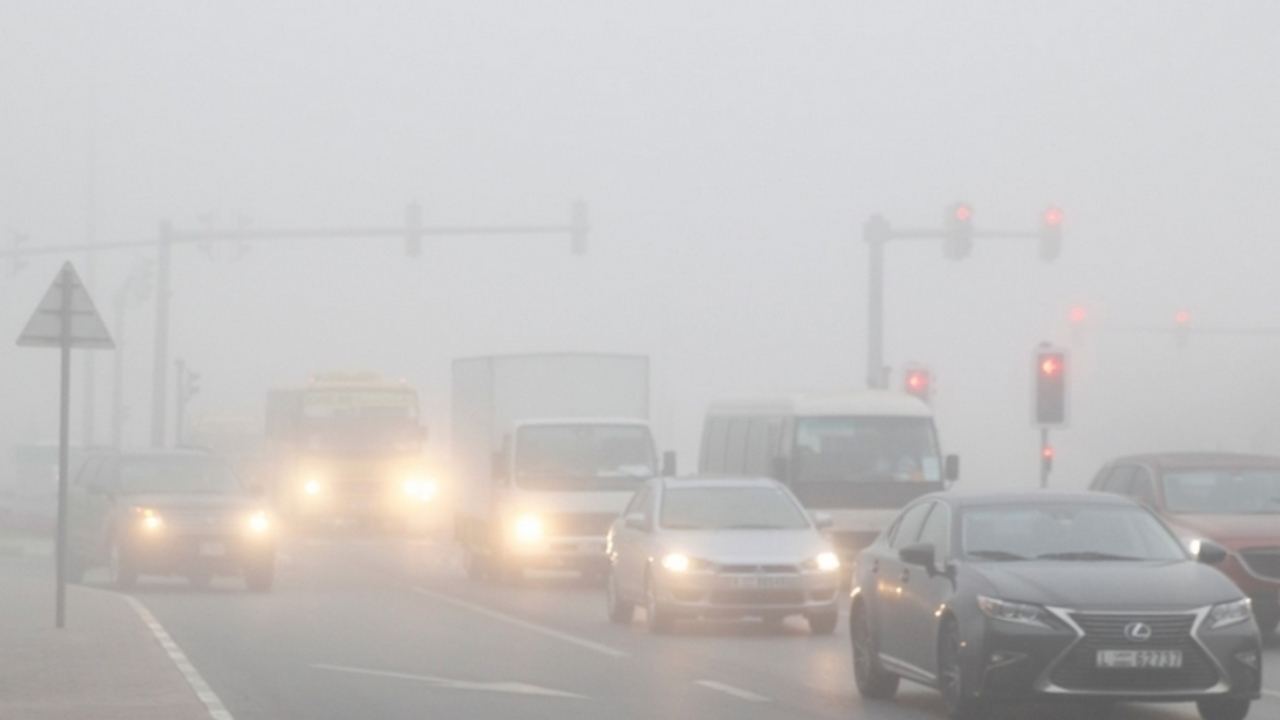
#> input picture frontend/image_display/fog1.jpg, 1280 x 720 px
$ python -i postprocessing.py   (imports and definitions only)
#> lines starting #> are read from the running program, lines starting #| are printed output that depends on the picture
### backend/app/settings.py
"""Filesystem and deployment configuration, independent of the working directory."""
import os
from pathlib import Path
from dotenv import load_dotenv

ROOT = Path(__file__).resolve().parents[2]
load_dotenv(ROOT / '.env', override=False)

def path_env(name, default):
    path = Path(os.getenv(name, str(default))).expanduser()
    return (path if path.is_absolute() else ROOT / path).resolve()

MODEL_DIR = path_env('ROADCLEAR_MODEL_DIR', ROOT / 'models')
DATA_DIR = path_env('ROADCLEAR_DATA_DIR', ROOT / 'runtime')
CONFIG_PATH = path_env('ROADCLEAR_CONFIG_PATH', DATA_DIR / 'config/parameters.json')
DEVICE = os.getenv('ROADCLEAR_DEVICE', 'cpu')
MAX_UPLOAD_BYTES = int(os.getenv('ROADCLEAR_MAX_UPLOAD_MB', '100')) * 1024 * 1024
CORS_ORIGINS = os.getenv('ROADCLEAR_CORS_ORIGINS', 'http://localhost:5173,http://127.0.0.1:5173').split(',')
DEMO_DIR = path_env('ROADCLEAR_DEMO_DIR', ROOT / 'frontend/image_display')
#> further down, picture is the input picture: shape (720, 1280, 3); mean B, G, R 194.1, 194.6, 196.7
SHOWCASE_DIR = path_env('ROADCLEAR_SHOWCASE_DIR', ROOT / 'frontend/vue/public/algorithm-showcase')
DISABLED_MODELS = {value.strip().lower() for value in os.getenv('ROADCLEAR_DISABLED_MODELS', '').split(',') if value.strip()}
MODEL_FILES = {
    'aodnet': 'aodnet.onnx', 'prenet': 'prenet.onnx',
    'transweather': 'transweather_desnow.onnx',
    'weather': 'weather_classifier.pth', 'vehicle': 'vehicle.pt', 'plate': 'plate.pt',
}

def model_path(name):
    return MODEL_DIR / MODEL_FILES[name]

# [9 lines left out: function device, not called in this run]

os.environ.setdefault('YOLO_CONFIG_DIR', str(DATA_DIR / 'ultralytics'))
os.environ.setdefault('MPLCONFIGDIR', str(DATA_DIR / 'matplotlib'))

os.environ.setdefault("MPLBACKEND", "Agg")

### backend/app/postprocessing.py
import cv2
import numpy as np

from .config_manager import ParameterManager

# 延迟初始化参数管理器
_parameter_manager = None

# [6 lines that did not run here, left out]


def apply_clahe(frame: np.ndarray, clip_limit: float = 2.0, tile_grid_size=(8, 8)) -> np.ndarray:
    """使用 CLAHE 提升图像局部对比度。"""
#> called with clip_limit = 2, tile_grid_size = (8, 8)
    lab = cv2.cvtColor(frame, cv2.COLOR_BGR2LAB)
#> lab: shape (720, 1280, 3); mean of channels 0, 1, 2 200.7, 128.6, 128.6
    l, a, b = cv2.split(lab)
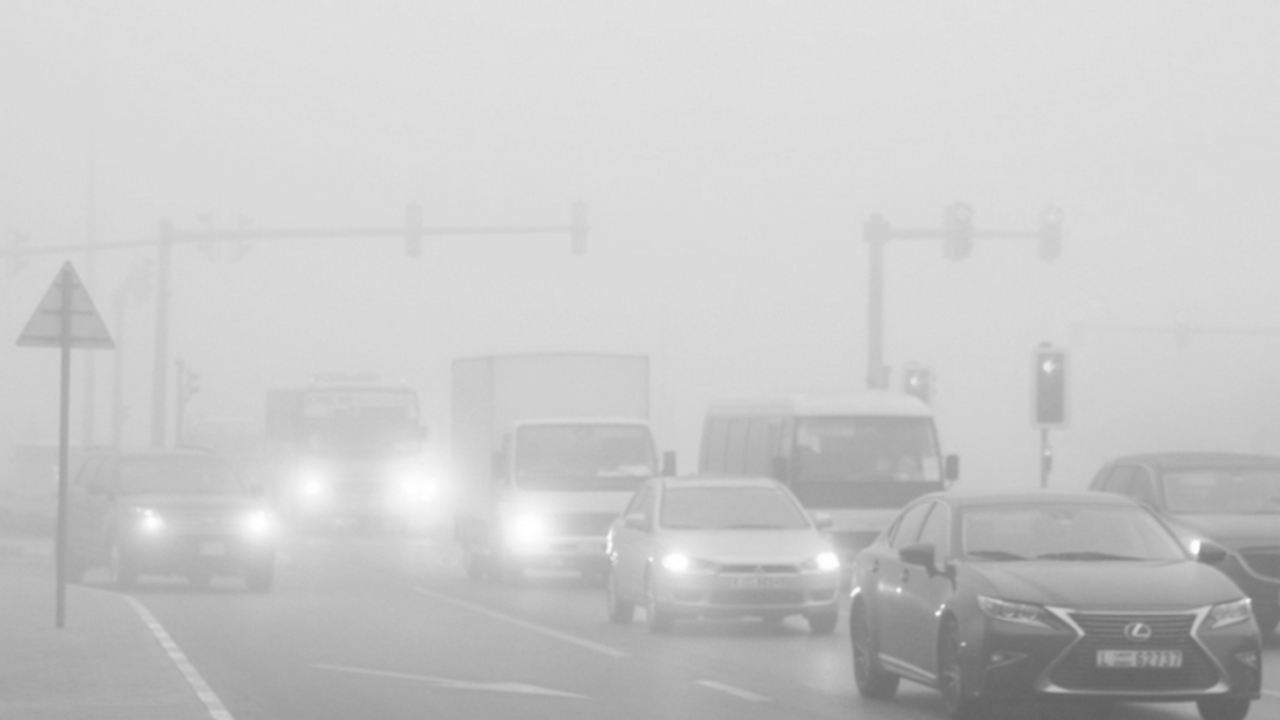
#> l: shape (720, 1280); min 95, max 255, mean 200.7
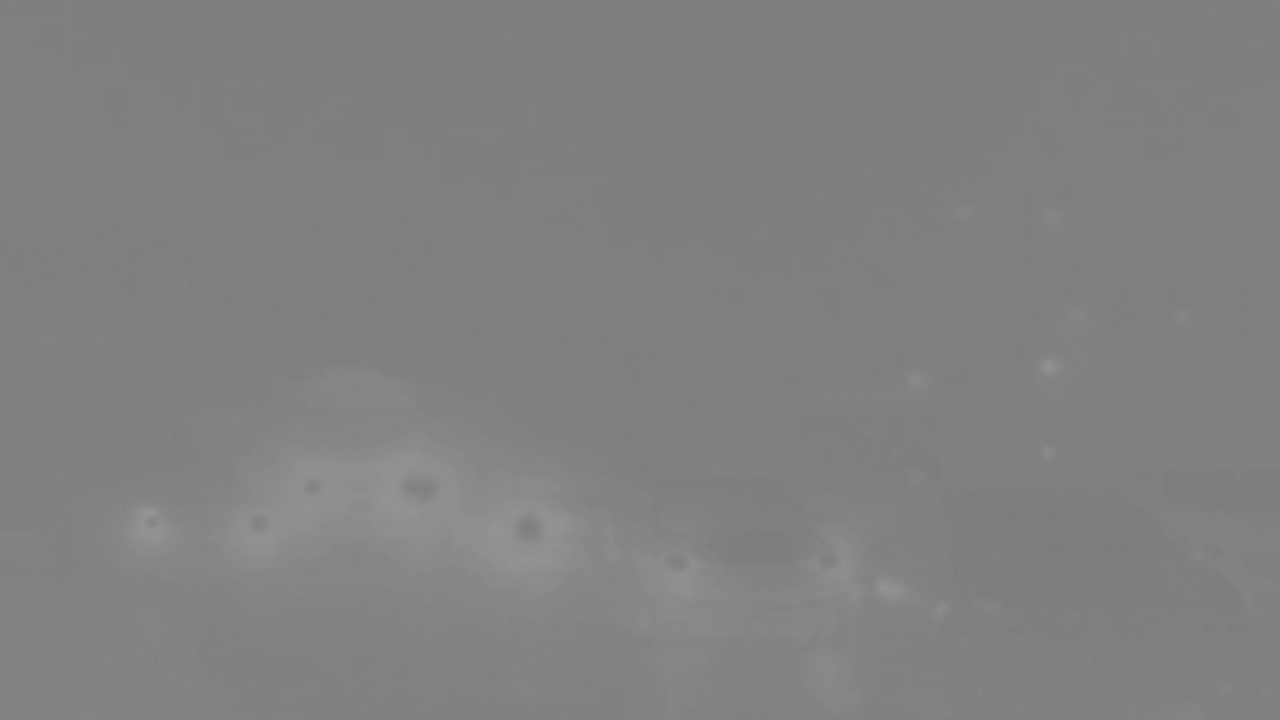
#> b: shape (720, 1280); min 124, max 150, mean 128.6
    clahe = cv2.createCLAHE(clipLimit=clip_limit, tileGridSize=tile_grid_size)
    l = clahe.apply(l)
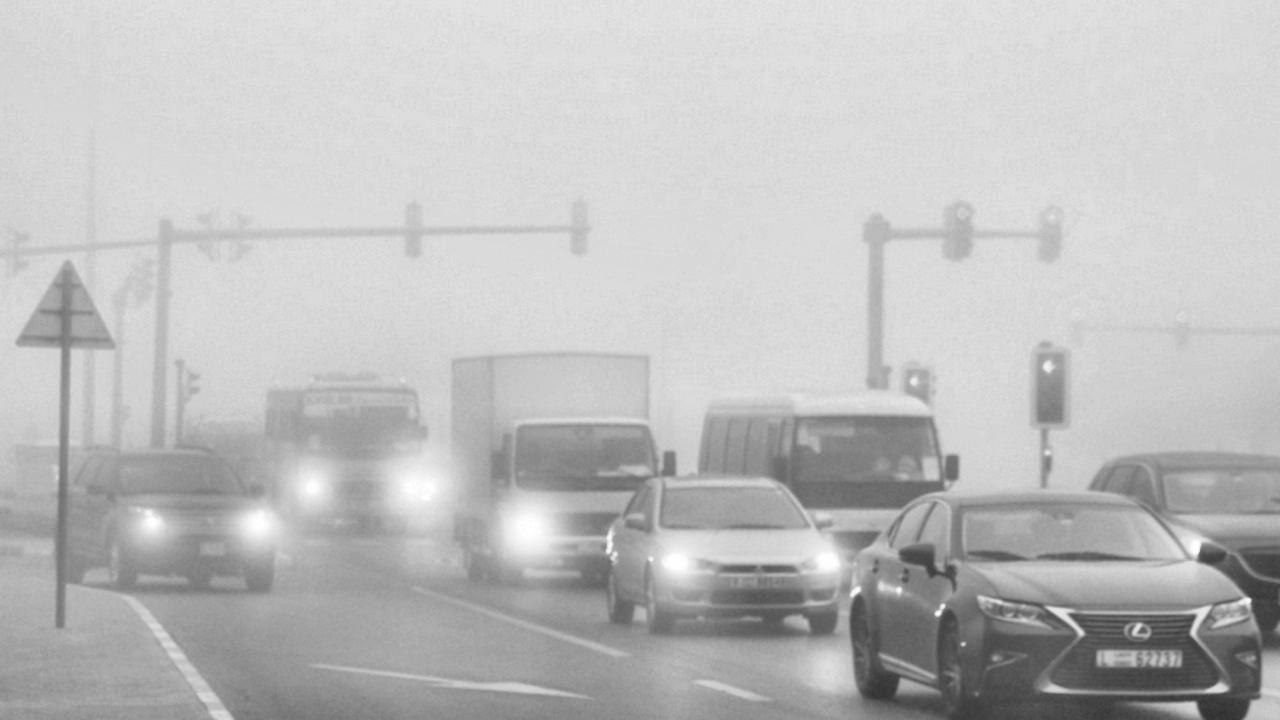
#> l: shape (720, 1280); min 48, max 255, mean 189.5
    merged = cv2.merge([l, a, b])
#> merged: shape (720, 1280, 3); mean of channels 0, 1, 2 189.5, 128.6, 128.6
    return cv2.cvtColor(merged, cv2.COLOR_LAB2BGR)
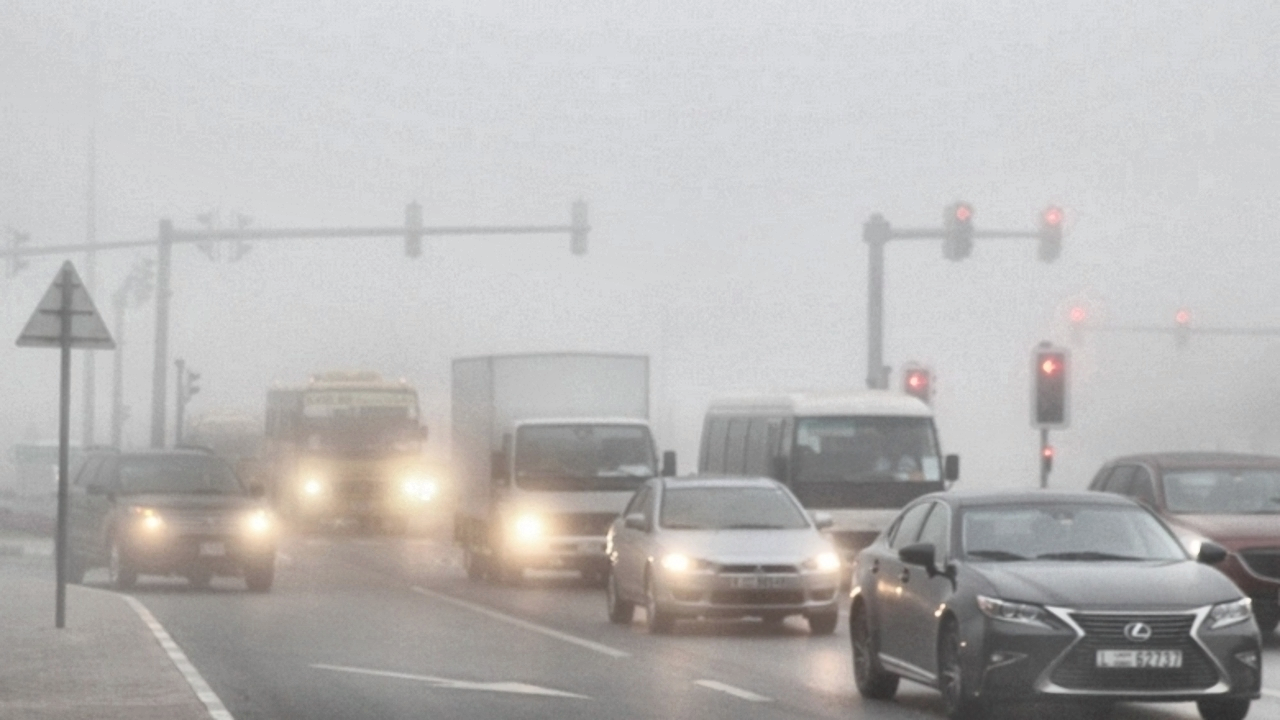
#> returned value: shape (720, 1280, 3); mean B, G, R 182.6, 183.2, 185


# [94 lines left out: functions apply_unsharp_mask, apply_fast_denoise, apply_dynamic_range_compression, postprocess_frame, not called in this run]

>>> import cv2
>>> picture = cv2.imread('../../frontend/image_display/fog1.jpg')
>>> result = apply_clahe(picture)

$ run again, on frontend/image_display/fog2.jpg
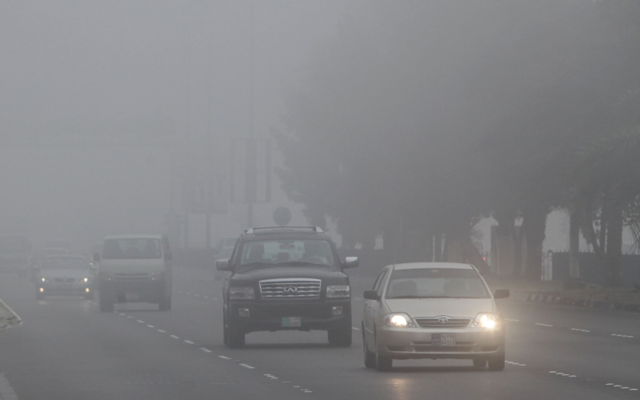
#> input picture frontend/image_display/fog2.jpg, 1280 x 800 px (shown at 1/2 size)
#> picture is the input picture: shape (800, 1280, 3); mean B, G, R 132, 130, 129.9
#> lab: shape (800, 1280, 3); mean of channels 0, 1, 2 138.6, 128.3, 127
#> in apply_clahe, `l = clahe.apply(l)`:
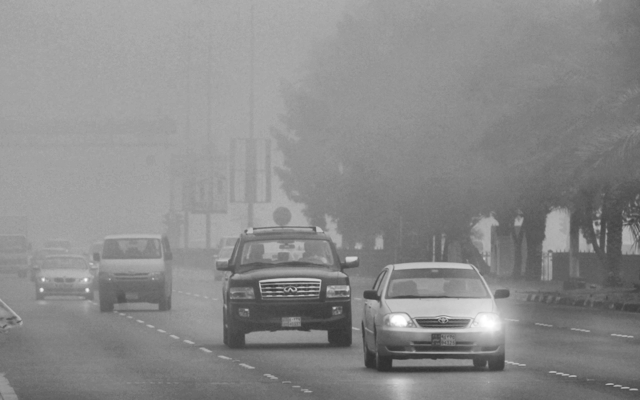
#> l: shape (800, 1280) (shown at 1/2 size); min 47, max 255, mean 138.4
#> merged: shape (800, 1280, 3); mean of channels 0, 1, 2 138.4, 128.3, 127
